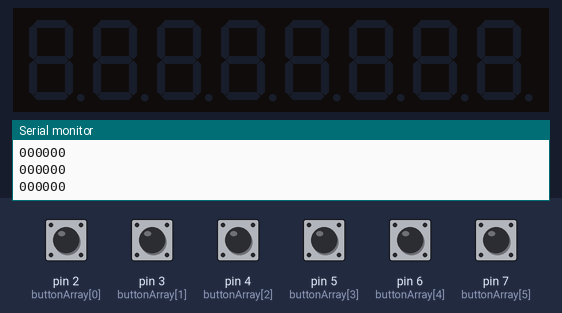
Simulated run of this sketch. Board: Arduino Uno, built with avr-gcc and run on an emulated ATmega328P. Shown: 8-digit seven-segment display, the last lines printed to the serial monitor. The test bench sets the inputs (shaded band); at power-on: pin 2 (buttonArray[0]), pin 3 (buttonArray[1]), pin 4 (buttonArray[2]), pin 5 (buttonArray[3]), pin 6 (buttonArray[4]), pin 7 (buttonArray[5]) LOW. Random numbers use the default seed unless the sketch sets one.

Above: at 1.2 s.
1.3 s: pin 2 (buttonArray[0]) pulled HIGH for 0.15 s
At 2.56 s:
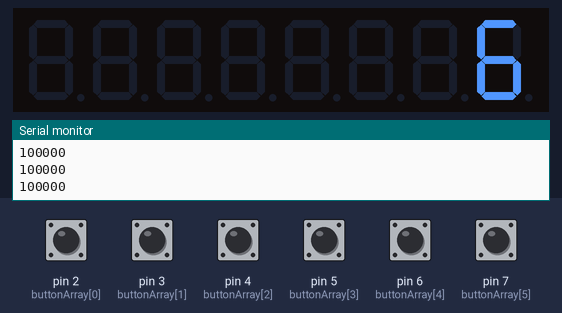
4.3 s: pin 3 (buttonArray[1]) pulled HIGH for 0.15 s
At 5.73 s:
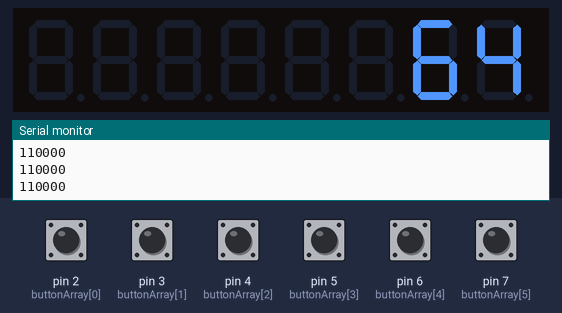
7.3 s: pin 4 (buttonArray[2]) pulled HIGH for 0.15 s
At 8.15 s:
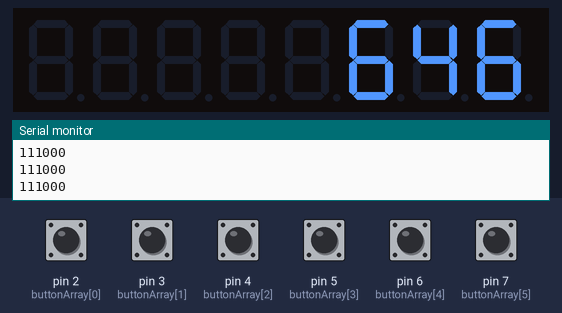
10.3 s: pin 5 (buttonArray[3]) pulled HIGH for 0.15 s
At 10.51 s:
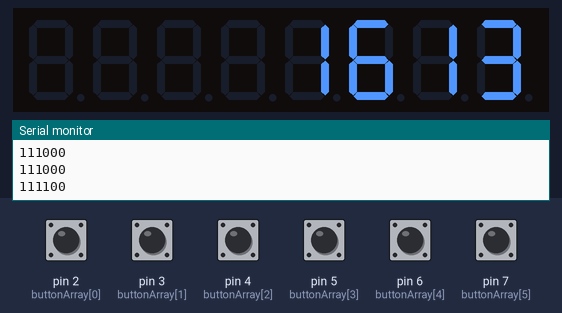
13.3 s: pin 6 (buttonArray[4]) pulled HIGH for 0.15 s
At 13.4 s:
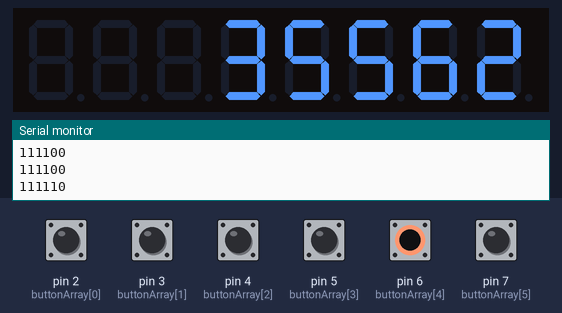
16.3 s: pin 7 (buttonArray[5]) pulled HIGH for 0.15 s
At 20.1 s:
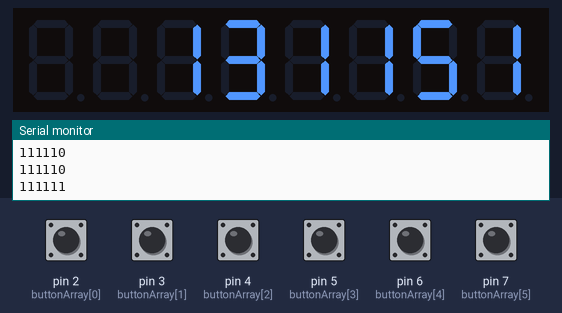

Measured:
- after the input at 1.3 s, the display: first changes after 0.06 s (image 1 shows a later state)

The sketch:

variablePlayerDiceGame.ino
```cpp
/*

  The Electronic Dice Game

  Last modified on December 13, 2016 by
  Mustafa Lokhandwala, Fresher Foundry.

*/

#include "LedControl.h"

#define numberOfPlayers 6

//Read all numberOfPlayers button status

int buttonArray[] = {2,3,4,5,6,7,8,9};

LedControl lc = LedControl(12, 11, 10, 1); //Create LedControl library object

//Declare variables

int i, j;
int roundCount = 0;
int playerRoll[numberOfPlayers] = {0};
int playerPass[numberOfPlayers] = {0};
int playerPresent[numberOfPlayers];
float numberInSystem[27] = {0};
int throughput = 0;
float avgthroughput = 0;
int roundInput = 0;
int roundOutput = 0;
int totalMoving = 0;
int roundNumber = 0;
int totalNumber = 0;
char val;
bool buttonFlag[numberOfPlayers]={0};
bool flag=1;

//Function to roll dice

void rollDice()
{
  // Display random numbers for a while

  for (int i = 0; i < 20; i++)
  {
    for (j = 0; j < numberOfPlayers; j++)
    {
      lc.setDigit(0, j, random(1, 7), false);
    }
    delay(100);
  }

  //Store die roll value for all numberOfPlayers players

  for (i = 0; i < numberOfPlayers; i++)
  {
    playerRoll[i] = random(1, 7);
  }

  // Blink die roll 3 times

  for (int i = 0; i < 3; i++)
  {
    lc.clearDisplay(0);

    delay(250);

    for (j = 0; j < numberOfPlayers; j++)
    {
      lc.setDigit(0, j, playerRoll[j], false);
    }

    delay(250);
  }

  //Clear button flags for next round

  for (i = 0; i < numberOfPlayers; i++)
  {
    buttonFlag[i] = 0;
  }

}

//Function for doing game stats calculations

void calculate()
{

  //Calculate pass number for each player

  totalMoving = 0;

  for (i = 0; i < numberOfPlayers; i++)
  {
    if (playerPresent[i] <= playerRoll[i])
    {
      playerPass[i] = playerPresent[i];
    }
    else playerPass[i] = playerRoll[i];

    //Calculate total parts moving through assembly/total number of chips passed

    totalMoving += playerPass[i];
  }

  playerPresent[0] = playerPresent[0] - playerPass[0] + playerRoll[0];

  //Calculate present number for each player

  for (i = 1; i < numberOfPlayers; i++)
  {
    playerPresent[i] = playerPresent[i] - playerPass[i] + playerPass[i - 1];
  }

  //Calculate total number in system in this round

  for (i = 0; i < numberOfPlayers; i++)
  {
    numberInSystem[roundCount] += playerPresent[i];
  }

  //Set other stats values

  roundInput = playerRoll[0];
  roundOutput = playerPass[numberOfPlayers-1];
  throughput += roundOutput;
  roundNumber = roundCount + 1;
  totalNumber = numberInSystem[roundCount];
  avgthroughput = throughput / roundNumber;

}

//Upload to processing

void upload()
{

  //Store calculations in the latter part of array and send a single array to processing

  numberInSystem[20] = roundNumber;
  numberInSystem[21] = roundInput;
  numberInSystem[22] = roundOutput;
  numberInSystem[23] = totalMoving;
  numberInSystem[24] = totalNumber;
  numberInSystem[25] = throughput;
  numberInSystem[26] = avgthroughput;

  //Send newline character to processing

  Serial.println();
  delay(50);


  if (Serial.available() > 0)
  {
    val = Serial.read();

    if (val == 'A')              //Check for A sent by processing
    {
      for (i = 0; i < 26; i++)   //Send array to processing
      {
        Serial.print(numberInSystem[i], DEC);
        Serial.print(',');
      }
      Serial.print(numberInSystem[26]);
      Serial.println();
      roundCount++;               //Increment round count
    }
  }

  //Reset data at end of round 20

  if (roundNumber == 20)
  {
    roundCount = 0;
    roundNumber = 0;
    playerPass[numberOfPlayers] = {0};
    for (i = 0; i < 25; i++)
    {
      numberInSystem[i] = 0;
    }
    playerRoll[numberOfPlayers] = {0};

    for (i = 0; i < numberOfPlayers; i++)
    {
      playerPresent[i] = 4;
    }

    roundInput = 0;
    roundOutput = 0;
    totalMoving = 0;
    totalNumber = 0;
    throughput = 0;
    avgthroughput = 0;
  }
}

void setup() {

  randomSeed(analogRead(A0));

  Serial.begin(9600);

  for (i = 0; i < numberOfPlayers; i++)
  {
    buttonFlag[i] = 0;
  }

  //Set initial value of chips to 4 for each player

  for (i = 0; i < numberOfPlayers; i++)
  {
    playerPresent[i] = 4;
  }

  lc.shutdown(0, false);
  /* Set the brightness to a medium values */
  lc.setIntensity(0, 15);
  /* and clear the display */
  lc.clearDisplay(0);

}

//Continuously check for button press and roll dice when all numberOfPlayers are pressed

void loop() {

  for (i = 0; i < numberOfPlayers; i++)
  {
    if (digitalRead(buttonArray[i]) == HIGH || buttonFlag[i] == 1)
    {
      lc.setDigit(0, i, random(1, 7), false);
      buttonFlag[i] = 1;
    }
  }

  for (i = 0; i < numberOfPlayers; i++)
  {
    Serial.print(buttonFlag[i]);
  }

  Serial.println();

  flag=1;

  for (i = 0; i < numberOfPlayers; i++)
  {
    flag&=buttonFlag[i];
  }


  if (flag==1) //roll dice, calculate and upload data to processing only if all buttons are pressed
  {
    rollDice();
    calculate();
    upload();
  }

  delay(150);

}
```
